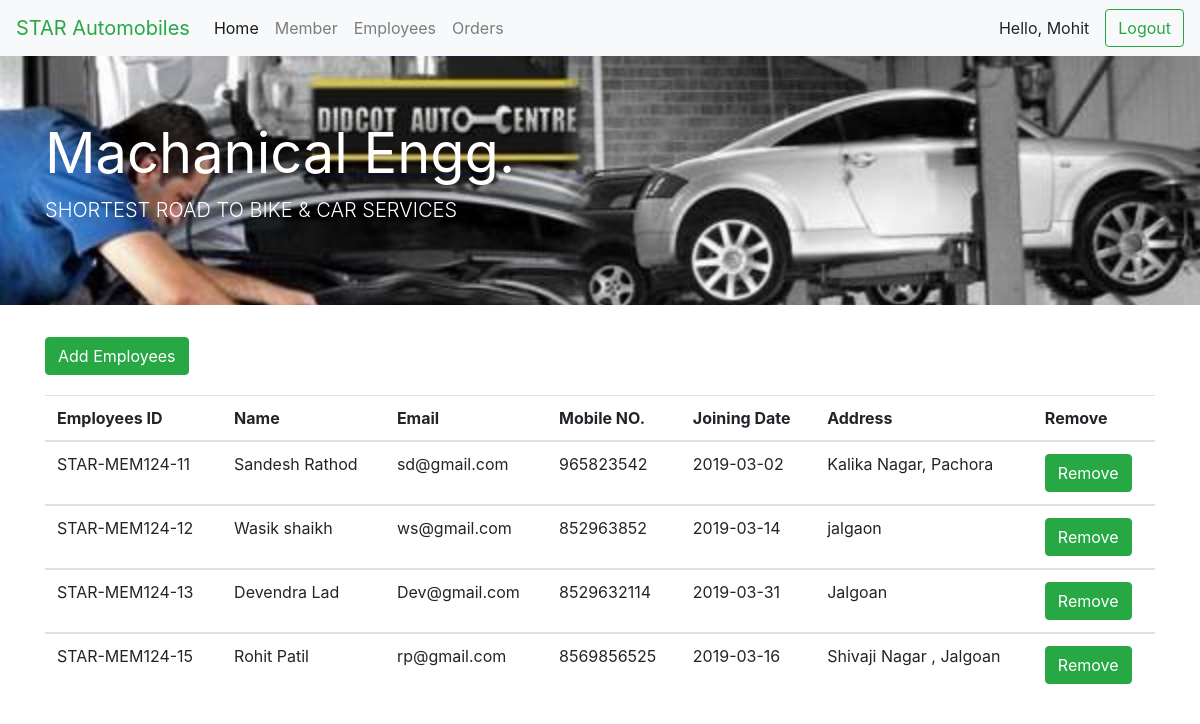
/EmployeeDetails.php (signed in), run on the app's committed database.
### tables this page shows
CREATE TABLE `register` (
  `Id` int(11) NOT NULL,
  `FirstName` varchar(100) NOT NULL,
  `LastName` varchar(100) NOT NULL,
  `Email` varchar(100) NOT NULL,
  `Password` varchar(100) NOT NULL,
  `Mobile` bigint(100) NOT NULL,
  `Address` varchar(100) NOT NULL,
  `City` varchar(100) NOT NULL,
  `State` varchar(100) NOT NULL
);

CREATE TABLE `employee` (
  `Emp_ID` int(11) NOT NULL,
  `Name` varchar(30) NOT NULL,
  `Email` varchar(30) NOT NULL,
  `Password` varchar(15) NOT NULL,
  `Mobile` bigint(20) NOT NULL,
  `Joining_Date` varchar(30) NOT NULL,
  `Specialist` varchar(30) NOT NULL,
  `Address` varchar(100) NOT NULL
);

### EmployeeDetails.php (the view, shortened to what this page needs)
<?php
	include('DBconfig.php');
		$email=$_SESSION['email'];
				$query    = "SELECT * FROM register where Email='$email'";
				$result = mysqli_query($conn,$query);
				while ($row=mysqli_fetch_array($result))
				{
					$FirstName     = $row['FirstName'];
				}
?>
<html>
 <head>
  <link rel="stylesheet" href="boostrap.css">
</head>
<body>
			<nav class="navbar navbar-expand-lg navbar-light bg-light">
			  <a class="navbar-brand" href="#" style="color:#28a745;">STAR Automobiles</a>
			  <div class="collapse navbar-collapse" id="navbarSupportedContent">
			  <ul class="navbar-nav mr-auto">
				 <li class="nav-item active">
					<a class="nav-link" href="Admin.php">Home <span class="sr-only">(current)</span></a>
				  </li>
				   <li class="nav-item">
					<a class="nav-link" href="Member.php">Member</a>
				  </li>
				  <li class="nav-item">
					<a class="nav-link" href="EmployeeDetails.php">Employees</a>
				  </li>
				    <li class="nav-item">
					<a class="nav-link" href="UsersOrders.php">Orders</a>
				  </li>
				</ul>
					<span class="nav-link" ><?php echo "Hello, ". $FirstName; ?></span>
				<a href="Logout.php">
				  <button class="btn btn-outline-success my-2 my-sm-0" type="submit">Logout</button>
				</a>
			  </div>
			</nav>
			<div class="jumbotron jumbotron-fluid" style="background: url('image/4.jpg') no-repeat; background-size:cover ;">
			  <div class="container"  >
				<h1 class="display-4"><span style="color:white;"><b>Machanical Engg.</b></span></h1>
				<p class="lead"><span style="color:white;">SHORTEST ROAD TO BIKE & CAR SERVICES</span></p>
			  </div>
			</div>
			<div class="container">
			<a href="AddEmployees.php" class="btn btn-success">Add Employees</a>
			<table class="table table-hover"  style="margin-top:20px;">
					  <thead>
							<tr>
								<th scope="col">Employees ID</th>
								<th scope="col">Name</th>
								<th scope="col">Email</th>
								<th scope="col">Mobile NO.</th>
								<th scope="col">Joining Date</th>
								<th scope="col">Address</th>
								<th scope="col">Remove</th>
							</tr>
					  </thead>
			<?php
				$query    = "SELECT * FROM `employee`";
				$result = mysqli_query($conn,$query);
				if(mysqli_num_rows($result)>0)
				{
					while ($row=mysqli_fetch_array($result))
					{
								echo ' <tbody>
										<tr>
											<td>'  ."STAR-MEM124-".$row['Emp_ID']. '</td>
											<td>' .$row['Name']. '</td>
											<td>' .$row['Email'].'</td>
											<td>' . $row['Mobile']. '</td>
											<td>' . $row['Joining_Date']. '</td>
											<td>' . $row['Address']. '</td>
											<td> <a href="RemoveEmp.php?id=' .$row['Emp_ID']. ' "> <div class="btn btn-success">Remove</div></a></td>
										</tr>
								  </tbody>  ';
					}
				}
			?>
	  </table>
	  </div>
</body>
</html>

### data on the page
register: FirstName "Mohit"
employee: Emp_ID "11", Name "Sandesh Rathod", Email "sd@gmail.com", Mobile "965823542", Joining_Date "2019-03-02", Address "Kalika Nagar, Pachora"
employee: Emp_ID "12", Name "Wasik shaikh", Email "ws@gmail.com", Mobile "852963852", Joining_Date "2019-03-14", Address "jalgaon"
employee: Emp_ID "13", Name "Devendra Lad", Email "Dev@gmail.com", Mobile "8529632114", Joining_Date "2019-03-31", Address "Jalgoan"
employee: Emp_ID "15", Name "Rohit Patil", Email "rp@gmail.com", Mobile "8569856525", Joining_Date "2019-03-16", Address "Shivaji Nagar , Jalgoan"
